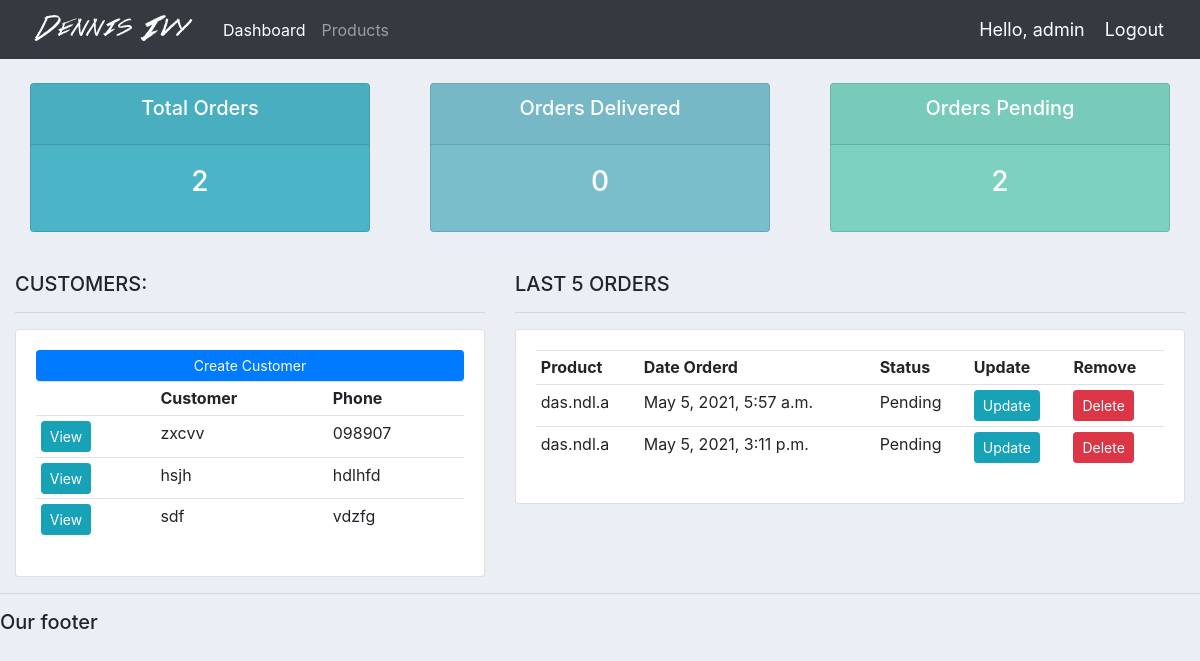
The app's page / (signed in) with its own data.
### accounts/models.py (models this page shows, shortened)
class Customer(models.Model):
	name = models.CharField(max_length=200, null=True)
	phone = models.CharField(max_length=200, null=True)
	email = models.CharField(max_length=200, null=True)
	date_created = models.DateTimeField(auto_now_add=True, null=True)

class Order(models.Model):
	STATUS = (
			('Pending', 'Pending'),
			('Out for delivery', 'Out for delivery'),
			('Delivered', 'Delivered'),
			)
	customer = models.ForeignKey(Customer, null=True, on_delete= models.SET_NULL)
	product = models.ForeignKey(Product, null=True, on_delete= models.SET_NULL)
	date_created = models.DateTimeField(auto_now_add=True, null=True)
	status = models.CharField(max_length=200, null=True, choices=STATUS)
	note = models.CharField(max_length=1000, null=True)

class Product(models.Model):
	CATEGORY = (
			('Indoor', 'Indoor'),
			('Out Door', 'Out Door'),
			)
	name = models.CharField(max_length=200, null=True)
	price = models.FloatField(null=True)
	category = models.CharField(max_length=200, null=True, choices=CATEGORY)
	description = models.CharField(max_length=200, null=True, blank=True)
	date_created = models.DateTimeField(auto_now_add=True, null=True)
	tags = models.ManyToManyField(Tag)
	def __str__(self):
		return self.name

### accounts/decorators.py (the view)
	def wrapper_function(request, *args, **kwargs):
		group = None
		if request.user.groups.exists():
			group = request.user.groups.all()[0].name
		if group == 'customer':
			return redirect('user-page')
		if group == 'admin':
			return view_func(request, *args, **kwargs)

### accounts/views.py (called while the page is built)
@login_required(login_url='login')
@admin_only
def home(request):
	orders = Order.objects.all()
	customers = Customer.objects.all()
	total_customers = customers.count()
	total_orders = orders.count()
	delivered = orders.filter(status='Delivered').count()
	pending = orders.filter(status='Pending').count()
	context = {'orders':orders, 'customers':customers,
	'total_orders':total_orders,'delivered':delivered,
	'pending':pending }
	return render(request, 'accounts/dashboard.html', context)

### accounts/templates/accounts/dashboard.html
{%  extends 'accounts/main.html' %}
{% block content %}
{%  include 'accounts/status.html' %}
<br>
<div class="row">
	<div class="col-md-5">
		<h5>CUSTOMERS:</h5>
		<hr>
		<div class="card card-body">
			<a class="btn btn-primary  btn-sm btn-block" href="">Create Customer</a>
			<table class="table table-sm">
				<tr>
					<th></th>
					<th>Customer</th>
					<th>Phone</th>
				</tr>
				{% for customer in customers %}
					<tr>
						<td><a class="btn btn-sm btn-info" href="{% url 'customer' customer.id %}">View</a></td>
						<td>{{customer.name}}</td>
						<td>{{customer.phone}}</td>
					</tr>
				{% endfor %}
			</table>
		</div>
	</div>
	<div class="col-md-7">
		<h5>LAST 5 ORDERS</h5>
		<hr>
		<div class="card card-body">
			<table class="table table-sm">
				<tr>
					<th>Product</th>
					<th>Date Orderd</th>
					<th>Status</th>
					<th>Update</th>
					<th>Remove</th>
				</tr>
				{% for order in orders %}
					<tr>
						<td>{{order.product}}</td>
						<td>{{order.date_created}}</td>
						<td>{{order.status}}</td>
						<td><a class="btn btn-sm btn-info" href="{% url 'update_order' order.id %}">Update</a></td>
						<td><a class="btn btn-sm btn-danger" href="{% url 'delete_order' order.id %}">Delete</a></td>
					</tr>
				{% endfor %}
			</table>
		</div>
	</div>
</div>
{% endblock %}

### accounts/templates/accounts/main.html (shortened to what this page needs)
{% load static %}
<!DOCTYPE html>
<html>
<head>
	<link rel="stylesheet" href="https://stackpath.bootstrapcdn.com/bootstrap/4.3.1/css/bootstrap.min.css">
	<link rel="stylesheet" type="text/css" href="{% static '/css/main.css' %}">
</head>
<body>
	{%  include 'accounts/navbar.html' %}
	<div class="container-fluid">
	{% block content %}
	{% endblock %}
    </div>
	<hr>
	<h5>Our footer</h5>
</body>
</html>

### accounts/templates/accounts/navbar.html (shortened to what this page needs)
{% load static %}
<nav class="navbar navbar-expand-lg navbar-dark bg-dark">
 <img src="{% static 'images/logo.png' %}">
  <div class="collapse navbar-collapse" id="navbarNav">
    <ul class="navbar-nav">
      {% if request.user.is_staff %}
      <li class="nav-item active">
        <a class="nav-link" href="{% url 'home' %}">Dashboard</a>
      </li>
      <li class="nav-item">
        <a class="nav-link" href="{% url 'products' %}">Products</a>
      </li>
      {% endif %}
    </ul>
  </div>
  <span class="hello-msg">Hello, {{request.user}}</span>
  <span ><a  class="hello-msg" href="{% url 'logout' %}">Logout</a></span>
</nav>

### accounts/templates/accounts/status.html
<br>
<div class="row">
	<div class="col">
		<div class="col-md">
			<div class="card text-center text-white  mb-3" id="total-orders">
			  	<div class="card-header">
			  		<h5 class="card-title">Total Orders</h5>
			  	</div>
			  	<div class="card-body">
			    	<h3 class="card-title">{{total_orders}}</h3>
			  	</div>
			</div>
		</div>
	</div>
	<div class="col">
		<div class="col-md">
			<div class="card text-center text-white  mb-3" id="orders-delivered">
			  	<div class="card-header">
			  		<h5 class="card-title">Orders Delivered</h5>
			  	</div>
			  	<div class="card-body">
			    	<h3 class="card-title">{{delivered}}</h3>
			  	</div>
			</div>
		</div>
	</div>
	<div class="col">
		<div class="col-md">
			<div class="card text-center text-white  mb-3" id="orders-pending">
			  	<div class="card-header">
			  		<h5 class="card-title">Orders Pending</h5>
			  	</div>
			  	<div class="card-body">
			    	<h3 class="card-title">{{pending}}</h3>
			  	</div>
			</div>
		</div>
	</div>
</div>

### static/css/main.css (style rules this page uses)
body { background-color: #ebeff5; }
#total-orders { background-color: #4cb4c7; }
#orders-delivered { background-color: #7abecc; }
#orders-pending { background-color: #7CD1C0; }

### accounts/templates/accounts/navbar.html (style rules this page uses)
.hello-msg { font-size: 18px; color: #fff; margin-right: 20px; }

### records on screen
Customer: name "zxcvv", phone "098907"
Customer: name "hsjh", phone "hdlhfd"
Customer: name "sdf", phone "vdzfg"
Order: product "das.ndl.a", date_created "May 5, 2021, 5:57 a.m.", status "Pending"
Order: product "das.ndl.a", date_created "May 5, 2021, 3:11 p.m.", status "Pending"

### other values on screen
{{ request.user }} "admin"
{{ total_orders }} "2"
{{ delivered }} "0"
{{ pending }} "2"
